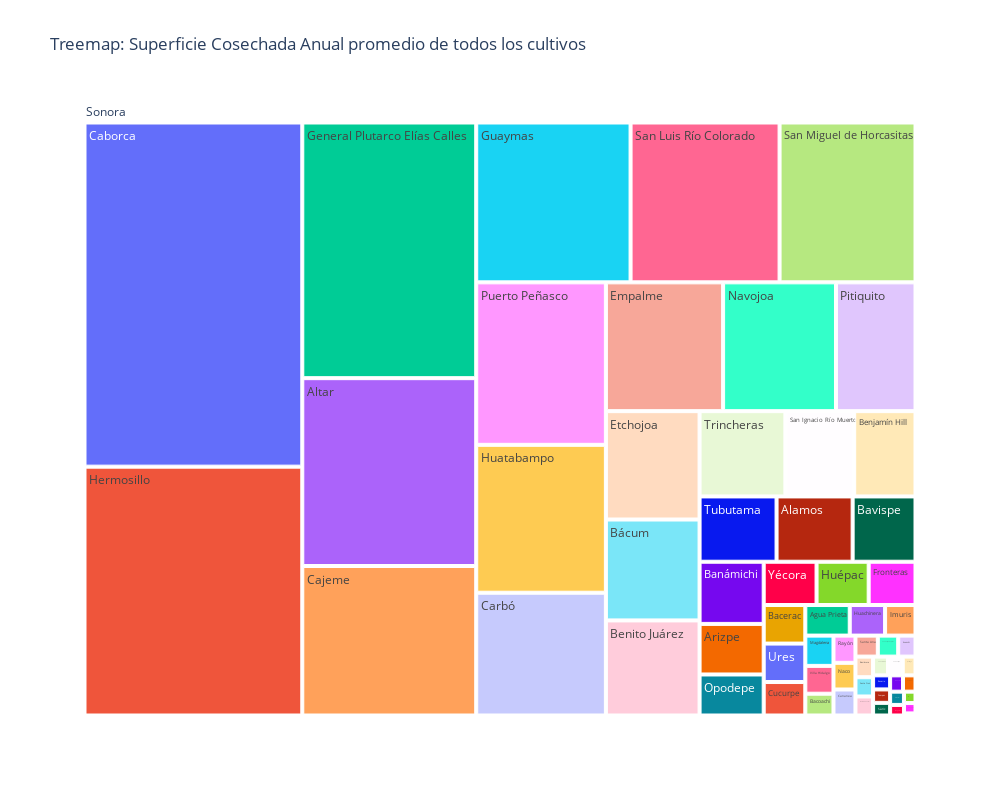
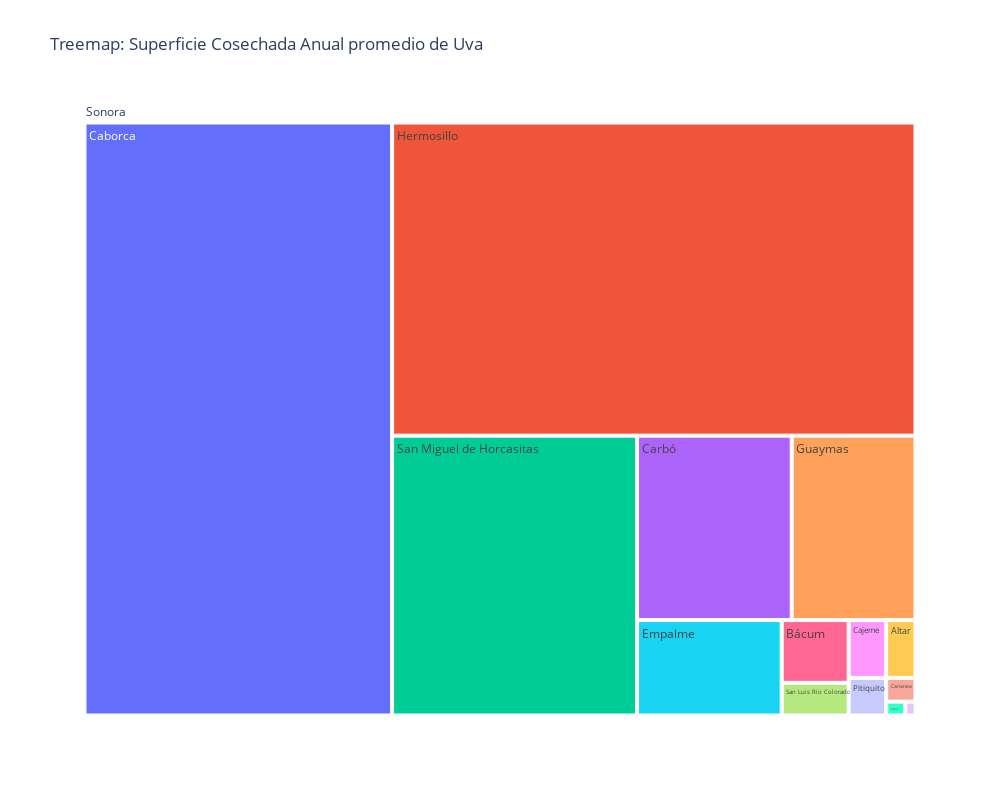
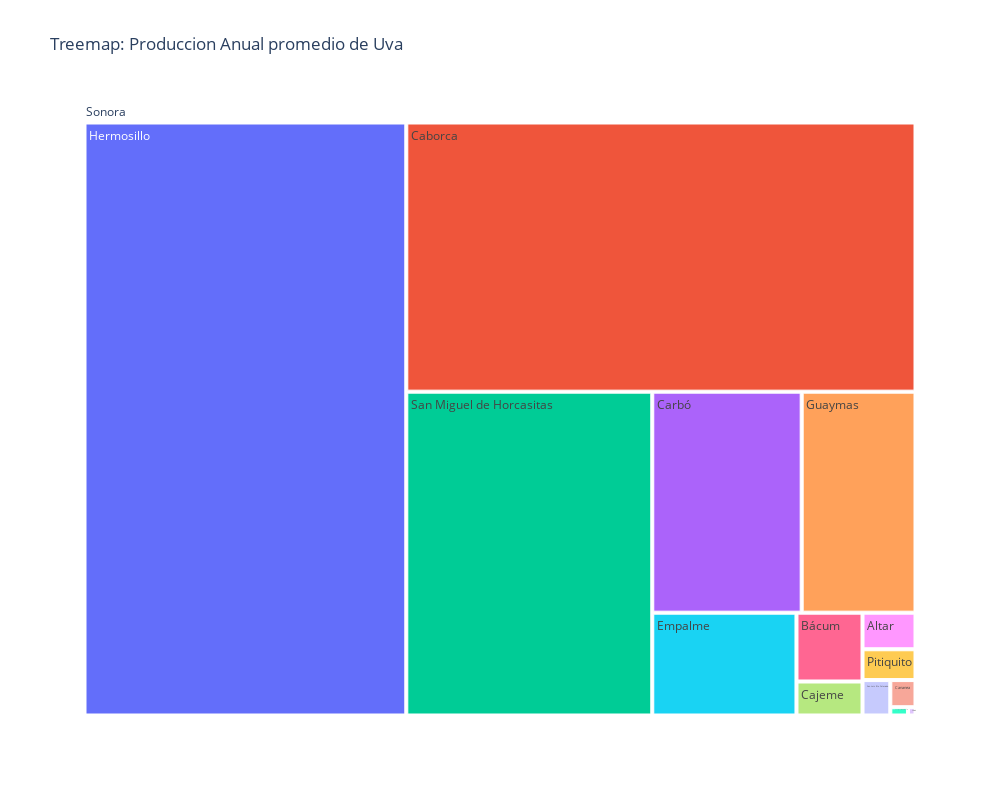
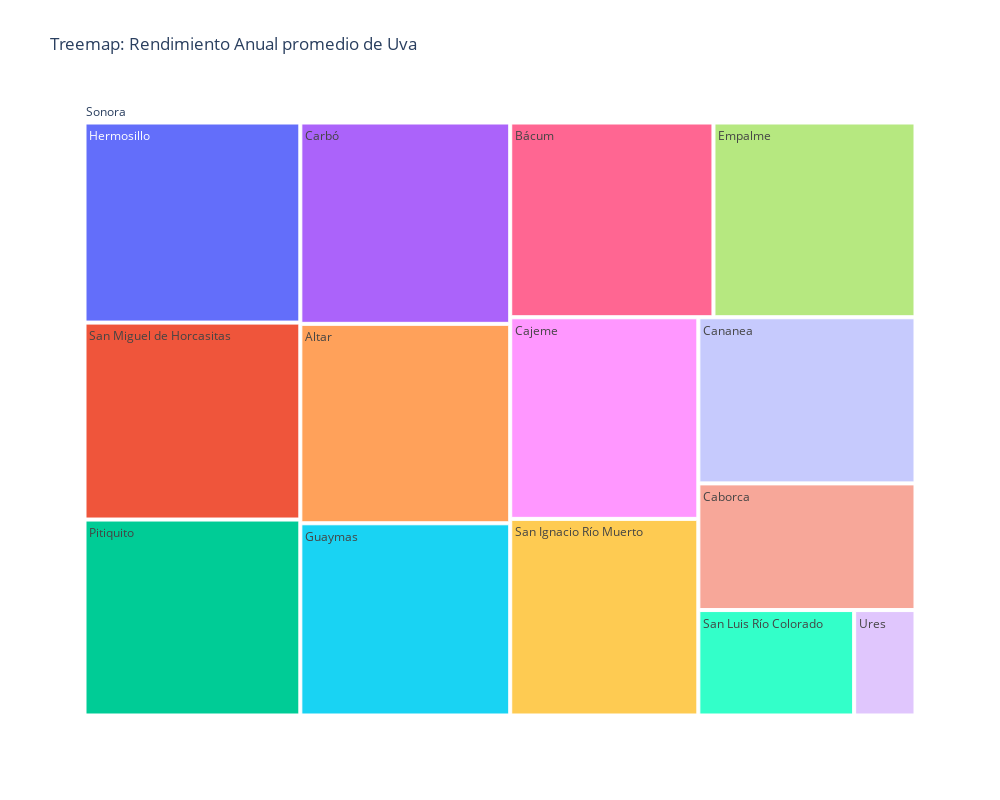

The notebook cell saved with these charts, in order:
### Code cell
import pandas as pd
import plotly.express as px
from ipywidgets import widgets, interact

# Obtener la lista única de estados
estados_unicos = ['Todos los estados'] + df_siap_est_mun_cult['Entidad'].unique().tolist()

# Función para graficar el treemap
def plot_treemap(cultivo_seleccionado, variable_seleccionada, estado_seleccionado):
    if cultivo_seleccionado == 'Todos los cultivos':
        df_filtered = df_siap_est_mun_cult.groupby(['Entidad', 'Municipio'])[variable_seleccionada].mean().reset_index()
        title = f'Treemap: {variable_seleccionada} promedio de todos los cultivos'
    else:
        df_filtered = df_siap_est_mun_cult[df_siap_est_mun_cult['Cultivo'] == cultivo_seleccionado]
        title = f'Treemap: {variable_seleccionada} promedio de {cultivo_seleccionado}'

    # Filtrar por estado si no es "Todos los estados"
    if estado_seleccionado != 'Todos los estados':
        df_filtered = df_filtered[df_filtered['Entidad'] == estado_seleccionado]

    # Crear el treemap con plotly express
    fig = px.treemap(df_filtered,
                     path=['Entidad', 'Municipio'],
                     values=variable_seleccionada,
                     title=title,
                     width=1000, height=800)

    return fig

# Crear los widgets interactivos
widget_cultivo = widgets.Dropdown(options=['Todos los cultivos'] + CULTIVOS_UNICOS, value='Todos los cultivos', description='Cultivo')
widget_variable = widgets.Dropdown(options=variables_siap_anual, value='Superficie Cosechada Anual', description='Variable')
widget_estado = widgets.Dropdown(options=estados_unicos, value='Sonora', description='Estado')

# Mostrar el widget interactivo
@interact(cultivo_seleccionado=widget_cultivo, variable_seleccionada=widget_variable, estado_seleccionado=widget_estado)
def update_plot(cultivo_seleccionado, variable_seleccionada, estado_seleccionado):
    # Actualizar el treemap
    fig = plot_treemap(cultivo_seleccionado, variable_seleccionada, estado_seleccionado)
    # Mostrar el treemap
    display(fig)

### Figure 1 — Plotly figure (JSON) as saved in the notebook; plotly's stock layout.template omitted (floating-point values rounded to 4 significant figures)
{"data": [{"branchvalues": "total", "domain": {"x": [0, 1], "y": [0, 1]}, "hovertemplate": "labels=%{label}<br>Superficie Cosechada Anual=%{value}<br>parent=%{parent}<br>id=%{id}<extra></extra>", "ids": ["Sonora/Aconchi", "Sonora/Agua Prieta", "Sonora/Alamos", "Sonora/Altar", "Sonora/Arivechi", "Sonora/Arizpe", "Sonora/Bacadéhuachi", "Sonora/Bacerac", "Sonora/Bacoachi", "Sonora/Banámichi", "Sonora/Bavispe", "Sonora/Baviácora", "Sonora/Benito Juárez", "Sonora/Benjamín Hill", "Sonora/Bácum", "Sonora/Caborca", "Sonora/Cajeme", "Sonora/Cananea", "Sonora/Carbó", "Sonora/Cucurpe", "Sonora/Cumpas", "Sonora/Empalme", "Sonora/Etchojoa", "Sonora/Fronteras", "Sonora/General Plutarco Elías Calles", "Sonora/Granados", "Sonora/Guaymas", "Sonora/Hermosillo", "Sonora/Huachinera", "Sonora/Huatabampo", "Sonora/Huásabas", "Sonora/Huépac", "Sonora/Imuris", "Sonora/La Colorada", "Sonora/Magdalena", "Sonora/Moctezuma", "Sonora/Naco", "Sonora/Navojoa", "Sonora/Nogales", "Sonora/Nácori Chico", "Sonora/Opodepe", "Sonora/Pitiquito", "Sonora/Puerto Peñasco", "Sonora/Quiriego", "Sonora/Rayón", "Sonora/Rosario", "Sonora/Sahuaripa", "Sonora/San Felipe de Jesús", "Sonora/San Ignacio Río Muerto", "Sonora/San Luis Río Colorado", "Sonora/San Miguel de Horcasitas", "Sonora/San Pedro de La Cueva", "Sonora/Santa Ana", "Sonora/Santa Cruz", "Sonora/Soyopa", "Sonora/Sáric", "Sonora/Trincheras", "Sonora/Tubutama", "Sonora/Ures", "Sonora/Villa Hidalgo", "Sonora/Yécora", "Sonora"], "labels": ["Aconchi", "Agua Prieta", "Alamos", "Altar", "Arivechi", "Arizpe", "Bacadéhuachi", "Bacerac", "Bacoachi", "Banámichi", "Bavispe", "Baviácora", "Benito Juárez", "Benjamín Hill", "Bácum", "Caborca", "Cajeme", "Cananea", "Carbó", "Cucurpe", "Cumpas", "Empalme", "Etchojoa", "Fronteras", "General Plutarco Elías Calles", "Granados", "Guaymas", "Hermosillo", "Huachinera", "Huatabampo", "Huásabas", "Huépac", "Imuris", "La Colorada", "Magdalena", "Moctezuma", "Naco", "Navojoa", "Nogales", "Nácori Chico", "Opodepe", "Pitiquito", "Puerto Peñasco", "Quiriego", "Rayón", "Rosario", "Sahuaripa", "San Felipe de Jesús", "San Ignacio Río Muerto", "San Luis Río Colorado", "San Miguel de Horcasitas", "San Pedro de La Cueva", "Santa Ana", "Santa Cruz", "Soyopa", "Sáric", "Trincheras", "Tubutama", "Ures", "Villa Hidalgo", "Yécora", "Sonora"], "name": "", "parents": ["Sonora", "Sonora", "Sonora", "Sonora", "Sonora", "Sonora", "Sonora", "Sonora", "Sonora", "Sonora", "Sonora", "Sonora", "Sonora", "Sonora", "Sonora", "Sonora", "Sonora", "Sonora", "Sonora", "Sonora", "Sonora", "Sonora", "Sonora", "Sonora", "Sonora", "Sonora", "Sonora", "Sonora", "Sonora", "Sonora", "Sonora", "Sonora", "Sonora", "Sonora", "Sonora", "Sonora", "Sonora", "Sonora", "Sonora", "Sonora", "Sonora", "Sonora", "Sonora", "Sonora", "Sonora", "Sonora", "Sonora", "Sonora", "Sonora", "Sonora", "Sonora", "Sonora", "Sonora", "Sonora", "Sonora", "Sonora", "Sonora", "Sonora", "Sonora", "Sonora", "Sonora", ""], "type": "treemap", "values": [7.583, 28.38, 103.8, 682.4, 3.844, 67.74, 7, 33.52, 12.81, 83.25, 85.75, 7.583, 186.1, 109.2, 197.4, 1565.0, 543.0, 11.94, 332.5, 29.1, 4.778, 315.3, 212.1, 42.33, 928.8, 4.375, 515.3, 1132.0, 22.58, 400.5, 0, 47.12, 19.43, 5.875, 17.81, 4.25, 12.25, 303.7, 3.056, 2.75, 54.94, 213.9, 440, 5, 12.5, 5, 5.75, 8.944, 122.6, 497.5, 453.8, 0.5, 9.808, 7.083, 2.5, 4.5, 152.9, 105, 33.42, 16.38, 47.8, 10290.0]}], "layout": {"height": 800, "legend": {"tracegroupgap": 0}, "title": {"text": "Treemap: Superficie Cosechada Anual promedio de todos los cultivos"}, "width": 1000}}

### Figure 2 — Plotly figure (JSON) as saved in the notebook; plotly's stock layout.template omitted (floating-point values rounded to 4 significant figures)
{"data": [{"branchvalues": "total", "domain": {"x": [0, 1], "y": [0, 1]}, "hovertemplate": "labels=%{label}<br>Superficie Cosechada Anual=%{value}<br>parent=%{parent}<br>id=%{id}<extra></extra>", "ids": ["Sonora/Altar", "Sonora/Bácum", "Sonora/Caborca", "Sonora/Cajeme", "Sonora/Cananea", "Sonora/Carbó", "Sonora/Empalme", "Sonora/Guaymas", "Sonora/Hermosillo", "Sonora/Pitiquito", "Sonora/San Ignacio Río Muerto", "Sonora/San Luis Río Colorado", "Sonora/San Miguel de Horcasitas", "Sonora/Ures", "Sonora"], "labels": ["Altar", "Bácum", "Caborca", "Cajeme", "Cananea", "Carbó", "Empalme", "Guaymas", "Hermosillo", "Pitiquito", "San Ignacio Río Muerto", "San Luis Río Colorado", "San Miguel de Horcasitas", "Ures", "Sonora"], "name": "", "parents": ["Sonora", "Sonora", "Sonora", "Sonora", "Sonora", "Sonora", "Sonora", "Sonora", "Sonora", "Sonora", "Sonora", "Sonora", "Sonora", "Sonora", ""], "type": "treemap", "values": [72, 178.5, 7746.0, 92, 29.5, 1212.0, 586, 969.5, 6960, 60, 6, 93, 2912.0, 11.25, 20930.0]}], "layout": {"height": 800, "legend": {"tracegroupgap": 0}, "title": {"text": "Treemap: Superficie Cosechada Anual promedio de Uva"}, "width": 1000}}

### Figure 3 — Plotly figure (JSON) as saved in the notebook; plotly's stock layout.template omitted (floating-point values rounded to 4 significant figures)
{"data": [{"branchvalues": "total", "domain": {"x": [0, 1], "y": [0, 1]}, "hovertemplate": "labels=%{label}<br>Produccion Anual=%{value}<br>parent=%{parent}<br>id=%{id}<extra></extra>", "ids": ["Sonora/Altar", "Sonora/Bácum", "Sonora/Caborca", "Sonora/Cajeme", "Sonora/Cananea", "Sonora/Carbó", "Sonora/Empalme", "Sonora/Guaymas", "Sonora/Hermosillo", "Sonora/Pitiquito", "Sonora/San Ignacio Río Muerto", "Sonora/San Luis Río Colorado", "Sonora/San Miguel de Horcasitas", "Sonora/Ures", "Sonora"], "labels": ["Altar", "Bácum", "Caborca", "Cajeme", "Cananea", "Carbó", "Empalme", "Guaymas", "Hermosillo", "Pitiquito", "San Ignacio Río Muerto", "San Luis Río Colorado", "San Miguel de Horcasitas", "Ures", "Sonora"], "name": "", "parents": ["Sonora", "Sonora", "Sonora", "Sonora", "Sonora", "Sonora", "Sonora", "Sonora", "Sonora", "Sonora", "Sonora", "Sonora", "Sonora", "Sonora", ""], "type": "treemap", "values": [1281.0, 3004.0, 90570.0, 1484.0, 452, 21824, 9799.0, 16620.0, 126100.0, 1079.0, 96.45, 650.9, 52640.0, 41.25, 325700.0]}], "layout": {"height": 800, "legend": {"tracegroupgap": 0}, "title": {"text": "Treemap: Produccion Anual promedio de Uva"}, "width": 1000}}

### Figure 4 — Plotly figure (JSON) as saved in the notebook; plotly's stock layout.template omitted (floating-point values rounded to 4 significant figures)
{"data": [{"branchvalues": "total", "domain": {"x": [0, 1], "y": [0, 1]}, "hovertemplate": "labels=%{label}<br>Rendimiento Anual=%{value}<br>parent=%{parent}<br>id=%{id}<extra></extra>", "ids": ["Sonora/Altar", "Sonora/Bácum", "Sonora/Caborca", "Sonora/Cajeme", "Sonora/Cananea", "Sonora/Carbó", "Sonora/Empalme", "Sonora/Guaymas", "Sonora/Hermosillo", "Sonora/Pitiquito", "Sonora/San Ignacio Río Muerto", "Sonora/San Luis Río Colorado", "Sonora/San Miguel de Horcasitas", "Sonora/Ures", "Sonora"], "labels": ["Altar", "Bácum", "Caborca", "Cajeme", "Cananea", "Carbó", "Empalme", "Guaymas", "Hermosillo", "Pitiquito", "San Ignacio Río Muerto", "San Luis Río Colorado", "San Miguel de Horcasitas", "Ures", "Sonora"], "name": "", "parents": ["Sonora", "Sonora", "Sonora", "Sonora", "Sonora", "Sonora", "Sonora", "Sonora", "Sonora", "Sonora", "Sonora", "Sonora", "Sonora", "Sonora", ""], "type": "treemap", "values": [17.79, 16.82, 11.69, 16.12, 15.34, 17.96, 16.73, 17.15, 18.36, 17.98, 15.72, 6.982, 18.07, 2.75, 209.5]}], "layout": {"height": 800, "legend": {"tracegroupgap": 0}, "title": {"text": "Treemap: Rendimiento Anual promedio de Uva"}, "width": 1000}}
